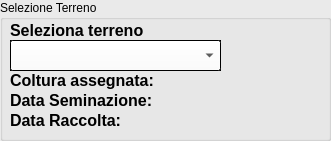
     <widget class="QGroupBox" name="groupBox_2">
      <property name="geometry">
       <rect>
        <x>20</x>
        <y>50</y>
        <width>331</width>
        <height>141</height>
       </rect>
      </property>
      <property name="palette">
       <palette>
        <active>
         <colorrole role="WindowText">
          <brush brushstyle="SolidPattern">
           <color alpha="255">
            <red>0</red>
            <green>0</green>
            <blue>0</blue>
           </color>
          </brush>
         </colorrole>
         <colorrole role="Button">
          <brush brushstyle="SolidPattern">
           <color alpha="255">
            <red>234</red>
            <green>234</green>
            <blue>234</blue>
           </color>
          </brush>
         </colorrole>
         <colorrole role="Light">
          <brush brushstyle="SolidPattern">
           <color alpha="255">
            <red>255</red>
            <green>255</green>
            <blue>255</blue>
           </color>
          </brush>
         </colorrole>
         <colorrole role="Midlight">
          <brush brushstyle="SolidPattern">
           <color alpha="255">
            <red>244</red>
            <green>244</green>
            <blue>244</blue>
           </color>
          </brush>
         </colorrole>
         <colorrole role="Dark">
          <brush brushstyle="SolidPattern">
           <color alpha="255">
            <red>117</red>
            <green>117</green>
            <blue>117</blue>
           </color>
          </brush>
         </colorrole>
         <colorrole role="Mid">
          <brush brushstyle="SolidPattern">
           <color alpha="255">
            <red>156</red>
            <green>156</green>
            <blue>156</blue>
           </color>
          </brush>
         </colorrole>
         <colorrole role="Text">
          <brush brushstyle="SolidPattern">
           <color alpha="255">
            <red>0</red>
            <green>0</green>
            <blue>0</blue>
           </color>
          </brush>
         </colorrole>
         <colorrole role="BrightText">
          <brush brushstyle="SolidPattern">
           <color alpha="255">
            <red>255</red>
            <green>255</green>
            <blue>255</blue>
           </color>
          </brush>
         </colorrole>
         <colorrole role="ButtonText">
          <brush brushstyle="SolidPattern">
           <color alpha="255">
            <red>0</red>
            <green>0</green>
            <blue>0</blue>
           </color>
          </brush>
         </colorrole>
         <colorrole role="Base">
          <brush brushstyle="SolidPattern">
           <color alpha="255">
            <red>255</red>
            <green>255</green>
            <blue>255</blue>
           </color>
          </brush>
         </colorrole>
         <colorrole role="Window">
          <brush brushstyle="SolidPattern">
           <color alpha="255">
            <red>234</red>
            <green>234</green>
            <blue>234</blue>
           </color>
          </brush>
         </colorrole>
         <colorrole role="Shadow">
          <brush brushstyle="SolidPattern">
           <color alpha="255">
            <red>0</red>
            <green>0</green>
            <blue>0</blue>
           </color>
          </brush>
         </colorrole>
         <colorrole role="AlternateBase">
          <brush brushstyle="SolidPattern">
           <color alpha="255">
            <red>244</red>
            <green>244</green>
            <blue>244</blue>
           </color>
          </brush>
         </colorrole>
         <colorrole role="ToolTipBase">
          <brush brushstyle="SolidPattern">
           <color alpha="255">
            <red>255</red>
            <green>255</green>
            <blue>220</blue>
           </color>
          </brush>
         </colorrole>
         <colorrole role="ToolTipText">
          <brush brushstyle="SolidPattern">
           <color alpha="255">
            <red>0</red>
            <green>0</green>
            <blue>0</blue>
           </color>
          </brush>
         </colorrole>
         <colorrole role="PlaceholderText">
          <brush brushstyle="SolidPattern">
           <color alpha="127">
            <red>0</red>
            <green>0</green>
            <blue>0</blue>
           </color>
          </brush>
         </colorrole>
         <colorrole role="Accent">
          <brush brushstyle="SolidPattern">
           <color alpha="255">
            <red>255</red>
            <green>255</green>
            <blue>255</blue>
           </color>
          </brush>
         </colorrole>
        </active>
        <inactive>
         <colorrole role="WindowText">
          <brush brushstyle="SolidPattern">
           <color alpha="255">
            <red>0</red>
            <green>0</green>
            <blue>0</blue>
           </color>
          </brush>
         </colorrole>
         <colorrole role="Button">
          <brush brushstyle="SolidPattern">
           <color alpha="255">
            <red>234</red>
            <green>234</green>
            <blue>234</blue>
           </color>
          </brush>
         </colorrole>
         <colorrole role="Light">
          <brush brushstyle="SolidPattern">
           <color alpha="255">
            <red>255</red>
            <green>255</green>
            <blue>255</blue>
           </color>
          </brush>
         </colorrole>
         <colorrole role="Midlight">
          <brush brushstyle="SolidPattern">
           <color alpha="255">
            <red>244</red>
            <green>244</green>
            <blue>244</blue>
           </color>
          </brush>
         </colorrole>
         <colorrole role="Dark">
          <brush brushstyle="SolidPattern">
           <color alpha="255">
            <red>117</red>
            <green>117</green>
            <blue>117</blue>
           </color>
          </brush>
         </colorrole>
         <colorrole role="Mid">
          <brush brushstyle="SolidPattern">
           <color alpha="255">
            <red>156</red>
            <green>156</green>
            <blue>156</blue>
           </color>
          </brush>
         </colorrole>
         <colorrole role="Text">
          <brush brushstyle="SolidPattern">
           <color alpha="255">
            <red>0</red>
            <green>0</green>
            <blue>0</blue>
           </color>
          </brush>
         </colorrole>
         <colorrole role="BrightText">
          <brush brushstyle="SolidPattern">
           <color alpha="255">
            <red>255</red>
            <green>255</green>
            <blue>255</blue>
           </color>
          </brush>
         </colorrole>
         <colorrole role="ButtonText">
          <brush brushstyle="SolidPattern">
           <color alpha="255">
            <red>0</red>
            <green>0</green>
            <blue>0</blue>
           </color>
          </brush>
         </colorrole>
         <colorrole role="Base">
          <brush brushstyle="SolidPattern">
           <color alpha="255">
            <red>255</red>
            <green>255</green>
            <blue>255</blue>
           </color>
          </brush>
         </colorrole>
         <colorrole role="Window">
          <brush brushstyle="SolidPattern">
           <color alpha="255">
            <red>234</red>
            <green>234</green>
            <blue>234</blue>
           </color>
          </brush>
         </colorrole>
         <colorrole role="Shadow">
          <brush brushstyle="SolidPattern">
           <color alpha="255">
            <red>0</red>
            <green>0</green>
            <blue>0</blue>
           </color>
          </brush>
         </colorrole>
         <colorrole role="AlternateBase">
          <brush brushstyle="SolidPattern">
           <color alpha="255">
            <red>244</red>
            <green>244</green>
            <blue>244</blue>
           </color>
          </brush>
         </colorrole>
         <colorrole role="ToolTipBase">
          <brush brushstyle="SolidPattern">
           <color alpha="255">
            <red>255</red>
            <green>255</green>
            <blue>220</blue>
           </color>
          </brush>
         </colorrole>
         <colorrole role="ToolTipText">
          <brush brushstyle="SolidPattern">
           <color alpha="255">
            <red>0</red>
            <green>0</green>
            <blue>0</blue>
           </color>
          </brush>
         </colorrole>
         <colorrole role="PlaceholderText">
          <brush brushstyle="SolidPattern">
           <color alpha="127">
            <red>0</red>
            <green>0</green>
            <blue>0</blue>
           </color>
          </brush>
         </colorrole>
         <colorrole role="Accent">
          <brush brushstyle="SolidPattern">
           <color alpha="255">
            <red>255</red>
            <green>255</green>
            <blue>255</blue>
           </color>
          </brush>
         </colorrole>
        </inactive>
        <disabled>
         <colorrole role="WindowText">
          <brush brushstyle="SolidPattern">
           <color alpha="255">
            <red>117</red>
            <green>117</green>
            <blue>117</blue>
           </color>
          </brush>
         </colorrole>
         <colorrole role="Button">
          <brush brushstyle="SolidPattern">
           <color alpha="255">
            <red>234</red>
            <green>234</green>
            <blue>234</blue>
           </color>
          </brush>
         </colorrole>
         <colorrole role="Light">
          <brush brushstyle="SolidPattern">
           <color alpha="255">
            <red>255</red>
            <green>255</green>
            <blue>255</blue>
           </color>
          </brush>
         </colorrole>
         <colorrole role="Midlight">
          <brush brushstyle="SolidPattern">
           <color alpha="255">
            <red>244</red>
            <green>244</green>
            <blue>244</blue>
           </color>
          </brush>
         </colorrole>
         <colorrole role="Dark">
          <brush brushstyle="SolidPattern">
           <color alpha="255">
            <red>117</red>
            <green>117</green>
            <blue>117</blue>
           </color>
          </brush>
         </colorrole>
         <colorrole role="Mid">
          <brush brushstyle="SolidPattern">
           <color alpha="255">
            <red>156</red>
            <green>156</green>
            <blue>156</blue>
           </color>
          </brush>
         </colorrole>
         <colorrole role="Text">
          <brush brushstyle="SolidPattern">
           <color alpha="255">
            <red>117</red>
            <green>117</green>
            <blue>117</blue>
           </color>
          </brush>
         </colorrole>
         <colorrole role="BrightText">
          <brush brushstyle="SolidPattern">
           <color alpha="255">
            <red>255</red>
            <green>255</green>
            <blue>255</blue>
           </color>
          </brush>
         </colorrole>
         <colorrole role="ButtonText">
          <brush brushstyle="SolidPattern">
           <color alpha="255">
            <red>117</red>
            <green>117</green>
            <blue>117</blue>
           </color>
          </brush>
         </colorrole>
         <colorrole role="Base">
          <brush brushstyle="SolidPattern">
           <color alpha="255">
            <red>234</red>
            <green>234</green>
            <blue>234</blue>
           </color>
          </brush>
         </colorrole>
         <colorrole role="Window">
          <brush brushstyle="SolidPattern">
           <color alpha="255">
            <red>234</red>
            <green>234</green>
            <blue>234</blue>
           </color>
          </brush>
         </colorrole>
         <colorrole role="Shadow">
          <brush brushstyle="SolidPattern">
           <color alpha="255">
            <red>0</red>
            <green>0</green>
            <blue>0</blue>
           </color>
          </brush>
         </colorrole>
         <colorrole role="AlternateBase">
          <brush brushstyle="SolidPattern">
           <color alpha="255">
            <red>234</red>
            <green>234</green>
            <blue>234</blue>
           </color>
          </brush>
         </colorrole>
         <colorrole role="ToolTipBase">
          <brush brushstyle="SolidPattern">
           <color alpha="255">
            <red>255</red>
            <green>255</green>
            <blue>220</blue>
           </color>
          </brush>
         </colorrole>
         <colorrole role="ToolTipText">
          <brush brushstyle="SolidPattern">
           <color alpha="255">
            <red>0</red>
            <green>0</green>
            <blue>0</blue>
           </color>
          </brush>
         </colorrole>
         <colorrole role="PlaceholderText">
          <brush brushstyle="SolidPattern">
           <color alpha="127">
            <red>117</red>
            <green>117</green>
            <blue>117</blue>
           </color>
          </brush>
         </colorrole>
         <colorrole role="Accent">
          <brush brushstyle="SolidPattern">
           <color alpha="255">
            <red>255</red>
            <green>255</green>
            <blue>255</blue>
           </color>
          </brush>
         </colorrole>
        </disabled>
       </palette>
      </property>
      <property name="autoFillBackground">
       <bool>true</bool>
      </property>
      <property name="title">
       <string>Selezione Terreno</string>
      </property>
      <property name="flat">
       <bool>true</bool>
      </property>
      <widget class="QLabel" name="lblMagazzino_6">
       <property name="geometry">
        <rect>
         <x>10</x>
         <y>20</y>
         <width>171</width>
         <height>21</height>
        </rect>
       </property>
       <property name="font">
        <font>
         <family>Arial</family>
         <pointsize>12</pointsize>
         <bold>true</bold>
        </font>
       </property>
       <property name="contextMenuPolicy">
        <enum>Qt::ContextMenuPolicy::NoContextMenu</enum>
       </property>
       <property name="text">
        <string>Seleziona terreno</string>
       </property>
      </widget>
      <widget class="QComboBox" name="comboTerreni">
       <property name="geometry">
        <rect>
         <x>10</x>
         <y>40</y>
         <width>211</width>
         <height>31</height>
        </rect>
       </property>
       <property name="palette">
        <palette>
         <active>
          <colorrole role="WindowText">
           <brush brushstyle="SolidPattern">
            <color alpha="255">
             <red>0</red>
             <green>0</green>
             <blue>0</blue>
            </color>
           </brush>
          </colorrole>
          <colorrole role="Button">
           <brush brushstyle="SolidPattern">
            <color alpha="255">
             <red>255</red>
             <green>255</green>
             <blue>255</blue>
            </color>
           </brush>
          </colorrole>
          <colorrole role="Light">
           <brush brushstyle="SolidPattern">
            <color alpha="255">
             <red>255</red>
             <green>255</green>
             <blue>255</blue>
            </color>
           </brush>
          </colorrole>
          <colorrole role="Midlight">
           <brush brushstyle="SolidPattern">
            <color alpha="255">
             <red>255</red>
             <green>255</green>
             <blue>255</blue>
            </color>
           </brush>
          </colorrole>
          <colorrole role="Dark">
           <brush brushstyle="SolidPattern">
            <color alpha="255">
             <red>127</red>
             <green>127</green>
             <blue>127</blue>
            </color>
           </brush>
          </colorrole>
          <colorrole role="Mid">
           <brush brushstyle="SolidPattern">
            <color alpha="255">
             <red>170</red>
             <green>170</green>
             <blue>170</blue>
            </color>
           </brush>
          </colorrole>
          <colorrole role="Text">
           <brush brushstyle="SolidPattern">
            <color alpha="255">
             <red>0</red>
             <green>0</green>
             <blue>0</blue>
            </color>
           </brush>
          </colorrole>
          <colorrole role="BrightText">
           <brush brushstyle="SolidPattern">
            <color alpha="255">
             <red>255</red>
             <green>255</green>
             <blue>255</blue>
            </color>
           </brush>
          </colorrole>
          <colorrole role="ButtonText">
           <brush brushstyle="SolidPattern">
            <color alpha="255">
             <red>0</red>
             <green>0</green>
             <blue>0</blue>
            </color>
           </brush>
          </colorrole>
          <colorrole role="Base">
           <brush brushstyle="SolidPattern">
            <color alpha="255">
             <red>255</red>
             <green>255</green>
             <blue>255</blue>
            </color>
           </brush>
          </colorrole>
          <colorrole role="Window">
           <brush brushstyle="SolidPattern">
            <color alpha="255">
             <red>0</red>
             <green>0</green>
             <blue>0</blue>
            </color>
           </brush>
          </colorrole>
          <colorrole role="Shadow">
           <brush brushstyle="SolidPattern">
            <color alpha="255">
             <red>255</red>
             <green>255</green>
             <blue>255</blue>
            </color>
           </brush>
          </colorrole>
          <colorrole role="AlternateBase">
           <brush brushstyle="SolidPattern">
            <color alpha="255">
             <red>255</red>
             <green>255</green>
             <blue>255</blue>
            </color>
           </brush>
          </colorrole>
          <colorrole role="ToolTipBase">
           <brush brushstyle="SolidPattern">
            <color alpha="255">
             <red>255</red>
             <green>255</green>
             <blue>220</blue>
            </color>
           </brush>
          </colorrole>
          <colorrole role="ToolTipText">
           <brush brushstyle="SolidPattern">
            <color alpha="255">
             <red>0</red>
             <green>0</green>
             <blue>0</blue>
            </color>
           </brush>
          </colorrole>
          <colorrole role="PlaceholderText">
           <brush brushstyle="SolidPattern">
            <color alpha="127">
             <red>0</red>
             <green>0</green>
             <blue>0</blue>
            </color>
           </brush>
          </colorrole>
          <colorrole role="Accent">
           <brush brushstyle="SolidPattern">
            <color alpha="255">
             <red>255</red>
             <green>255</green>
             <blue>255</blue>
            </color>
           </brush>
          </colorrole>
         </active>
         <inactive>
          <colorrole role="WindowText">
           <brush brushstyle="SolidPattern">
            <color alpha="255">
             <red>0</red>
             <green>0</green>
             <blue>0</blue>
            </color>
           </brush>
          </colorrole>
          <colorrole role="Button">
           <brush brushstyle="SolidPattern">
            <color alpha="255">
             <red>255</red>
             <green>255</green>
             <blue>255</blue>
            </color>
           </brush>
          </colorrole>
          <colorrole role="Light">
           <brush brushstyle="SolidPattern">
            <color alpha="255">
             <red>255</red>
             <green>255</green>
             <blue>255</blue>
            </color>
           </brush>
          </colorrole>
          <colorrole role="Midlight">
           <brush brushstyle="SolidPattern">
            <color alpha="255">
             <red>255</red>
             <green>255</green>
             <blue>255</blue>
            </color>
           </brush>
          </colorrole>
          <colorrole role="Dark">
           <brush brushstyle="SolidPattern">
            <color alpha="255">
             <red>127</red>
             <green>127</green>
             <blue>127</blue>
            </color>
           </brush>
          </colorrole>
          <colorrole role="Mid">
           <brush brushstyle="SolidPattern">
            <color alpha="255">
             <red>170</red>
             <green>170</green>
             <blue>170</blue>
            </color>
           </brush>
          </colorrole>
          <colorrole role="Text">
           <brush brushstyle="SolidPattern">
            <color alpha="255">
             <red>0</red>
             <green>0</green>
             <blue>0</blue>
            </color>
           </brush>
          </colorrole>
          <colorrole role="BrightText">
           <brush brushstyle="SolidPattern">
            <color alpha="255">
             <red>255</red>
             <green>255</green>
             <blue>255</blue>
            </color>
           </brush>
          </colorrole>
          <colorrole role="ButtonText">
           <brush brushstyle="SolidPattern">
            <color alpha="255">
             <red>0</red>
             <green>0</green>
             <blue>0</blue>
            </color>
           </brush>
          </colorrole>
          <colorrole role="Base">
           <brush brushstyle="SolidPattern">
            <color alpha="255">
             <red>255</red>
             <green>255</green>
             <blue>255</blue>
            </color>
           </brush>
          </colorrole>
          <colorrole role="Window">
           <brush brushstyle="SolidPattern">
            <color alpha="255">
             <red>0</red>
             <green>0</green>
             <blue>0</blue>
            </color>
           </brush>
          </colorrole>
          <colorrole role="Shadow">
           <brush brushstyle="SolidPattern">
            <color alpha="255">
             <red>255</red>
             <green>255</green>
             <blue>255</blue>
            </color>
           </brush>
          </colorrole>
          <colorrole role="AlternateBase">
           <brush brushstyle="SolidPattern">
            <color alpha="255">
             <red>255</red>
             <green>255</green>
             <blue>255</blue>
            </color>
           </brush>
          </colorrole>
          <colorrole role="ToolTipBase">
           <brush brushstyle="SolidPattern">
            <color alpha="255">
             <red>255</red>
             <green>255</green>
             <blue>220</blue>
            </color>
           </brush>
          </colorrole>
          <colorrole role="ToolTipText">
           <brush brushstyle="SolidPattern">
            <color alpha="255">
             <red>0</red>
             <green>0</green>
             <blue>0</blue>
            </color>
           </brush>
          </colorrole>
          <colorrole role="PlaceholderText">
           <brush brushstyle="SolidPattern">
            <color alpha="127">
             <red>0</red>
             <green>0</green>
             <blue>0</blue>
            </color>
           </brush>
          </colorrole>
          <colorrole role="Accent">
           <brush brushstyle="SolidPattern">
            <color alpha="255">
             <red>255</red>
             <green>255</green>
             <blue>255</blue>
            </color>
           </brush>
          </colorrole>
         </inactive>
         <disabled>
          <colorrole role="WindowText">
           <brush brushstyle="SolidPattern">
            <color alpha="255">
             <red>127</red>
             <green>127</green>
             <blue>127</blue>
            </color>
           </brush>
          </colorrole>
          <colorrole role="Button">
           <brush brushstyle="SolidPattern">
            <color alpha="255">
             <red>255</red>
             <green>255</green>
             <blue>255</blue>
            </color>
           </brush>
          </colorrole>
          <colorrole role="Light">
           <brush brushstyle="SolidPattern">
            <color alpha="255">
             <red>255</red>
             <green>255</green>
             <blue>255</blue>
            </color>
           </brush>
          </colorrole>
          <colorrole role="Midlight">
           <brush brushstyle="SolidPattern">
            <color alpha="255">
             <red>255</red>
             <green>255</green>
             <blue>255</blue>
            </color>
           </brush>
          </colorrole>
          <colorrole role="Dark">
           <brush brushstyle="SolidPattern">
            <color alpha="255">
             <red>127</red>
             <green>127</green>
             <blue>127</blue>
            </color>
           </brush>
          </colorrole>
          <colorrole role="Mid">
           <brush brushstyle="SolidPattern">
            <color alpha="255">
             <red>170</red>
             <green>170</green>
             <blue>170</blue>
            </color>
           </brush>
          </colorrole>
          <colorrole role="Text">
           <brush brushstyle="SolidPattern">
            <color alpha="255">
             <red>127</red>
             <green>127</green>
             <blue>127</blue>
            </color>
           </brush>
          </colorrole>
          <colorrole role="BrightText">
           <brush brushstyle="SolidPattern">
            <color alpha="255">
             <red>255</red>
             <green>255</green>
             <blue>255</blue>
            </color>
           </brush>
          </colorrole>
          <colorrole role="ButtonText">
           <brush brushstyle="SolidPattern">
            <color alpha="255">
             <red>127</red>
             <green>127</green>
             <blue>127</blue>
            </color>
           </brush>
          </colorrole>
          <colorrole role="Base">
           <brush brushstyle="SolidPattern">
            <color alpha="255">
             <red>0</red>
             <green>0</green>
             <blue>0</blue>
            </color>
           </brush>
          </colorrole>
          <colorrole role="Window">
           <brush brushstyle="SolidPattern">
            <color alpha="255">
             <red>0</red>
             <green>0</green>
             <blue>0</blue>
            </color>
           </brush>
          </colorrole>
          <colorrole role="Shadow">
           <brush brushstyle="SolidPattern">
            <color alpha="255">
             <red>255</red>
             <green>255</green>
             <blue>255</blue>
            </color>
           </brush>
          </colorrole>
          <colorrole role="AlternateBase">
           <brush brushstyle="SolidPattern">
            <color alpha="255">
             <red>255</red>
             <green>255</green>
             <blue>255</blue>
            </color>
           </brush>
          </colorrole>
          <colorrole role="ToolTipBase">
           <brush brushstyle="SolidPattern">
            <color alpha="255">
             <red>255</red>
             <green>255</green>
             <blue>220</blue>
            </color>
           </brush>
          </colorrole>
          <colorrole role="ToolTipText">
           <brush brushstyle="SolidPattern">
            <color alpha="255">
             <red>0</red>
             <green>0</green>
             <blue>0</blue>
            </color>
           </brush>
          </colorrole>
          <colorrole role="PlaceholderText">
           <brush brushstyle="SolidPattern">
            <color alpha="127">
             <red>127</red>
             <green>127</green>
             <blue>127</blue>
            </color>
           </brush>
          </colorrole>
          <colorrole role="Accent">
           <brush brushstyle="SolidPattern">
            <color alpha="255">
             <red>255</red>
             <green>255</green>
             <blue>255</blue>
            </color>
           </brush>
          </colorrole>
         </disabled>
        </palette>
       </property>
       <property name="autoFillBackground">
        <bool>true</bool>
       </property>
       <property name="editable">
        <bool>false</bool>
       </property>
       <property name="currentText">
        <string/>
       </property>
       <property name="currentIndex">
        <number>-1</number>
       </property>
       <property name="frame">
        <bool>true</bool>
       </property>
      </widget>
      <widget class="QLabel" name="dadsadad">
       <property name="geometry">
        <rect>
         <x>10</x>
         <y>70</y>
         <width>151</width>
         <height>21</height>
        </rect>
       </property>
       <property name="font">
        <font>
         <family>Arial</family>
         <pointsize>12</pointsize>
         <bold>true</bold>
        </font>
       </property>
       <property name="contextMenuPolicy">
        <enum>Qt::ContextMenuPolicy::NoContextMenu</enum>
       </property>
       <property name="text">
        <string>Coltura assegnata: </string>
       </property>
      </widget>
      <widget class="QLabel" name="lblfdsfvnja">
       <property name="geometry">
        <rect>
         <x>10</x>
         <y>90</y>
         <width>151</width>
         <height>21</height>
        </rect>
       </property>
       <property name="font">
        <font>
         <family>Arial</family>
         <pointsize>12</pointsize>
         <bold>true</bold>
        </font>
       </property>
       <property name="contextMenuPolicy">
        <enum>Qt::ContextMenuPolicy::NoContextMenu</enum>
       </property>
       <property name="text">
        <string>Data Seminazione: </string>
       </property>
      </widget>
      <widget class="QLabel" name="sadas">
       <property name="geometry">
        <rect>
         <x>10</x>
         <y>110</y>
         <width>111</width>
         <height>21</height>
        </rect>
       </property>
       <property name="font">
        <font>
         <family>Arial</family>
         <pointsize>12</pointsize>
         <bold>true</bold>
        </font>
       </property>
       <property name="contextMenuPolicy">
        <enum>Qt::ContextMenuPolicy::NoContextMenu</enum>
       </property>
       <property name="text">
        <string>Data Raccolta:</string>
       </property>
      </widget>
      <widget class="QLabel" name="lblColturaAss">
       <property name="geometry">
        <rect>
         <x>170</x>
         <y>70</y>
         <width>161</width>
         <height>20</height>
        </rect>
       </property>
       <property name="text">
        <string/>
       </property>
      </widget>
      <widget class="QLabel" name="lblDataSeminazione">
       <property name="geometry">
        <rect>
         <x>160</x>
         <y>90</y>
         <width>151</width>
         <height>20</height>
        </rect>
       </property>
       <property name="text">
        <string/>
       </property>
      </widget>
      <widget class="QLabel" name="lblDataRaccolta">
       <property name="geometry">
        <rect>
         <x>130</x>
         <y>110</y>
         <width>191</width>
         <height>16</height>
        </rect>
       </property>
       <property name="text">
        <string/>
       </property>
      </widget>
     </widget>
